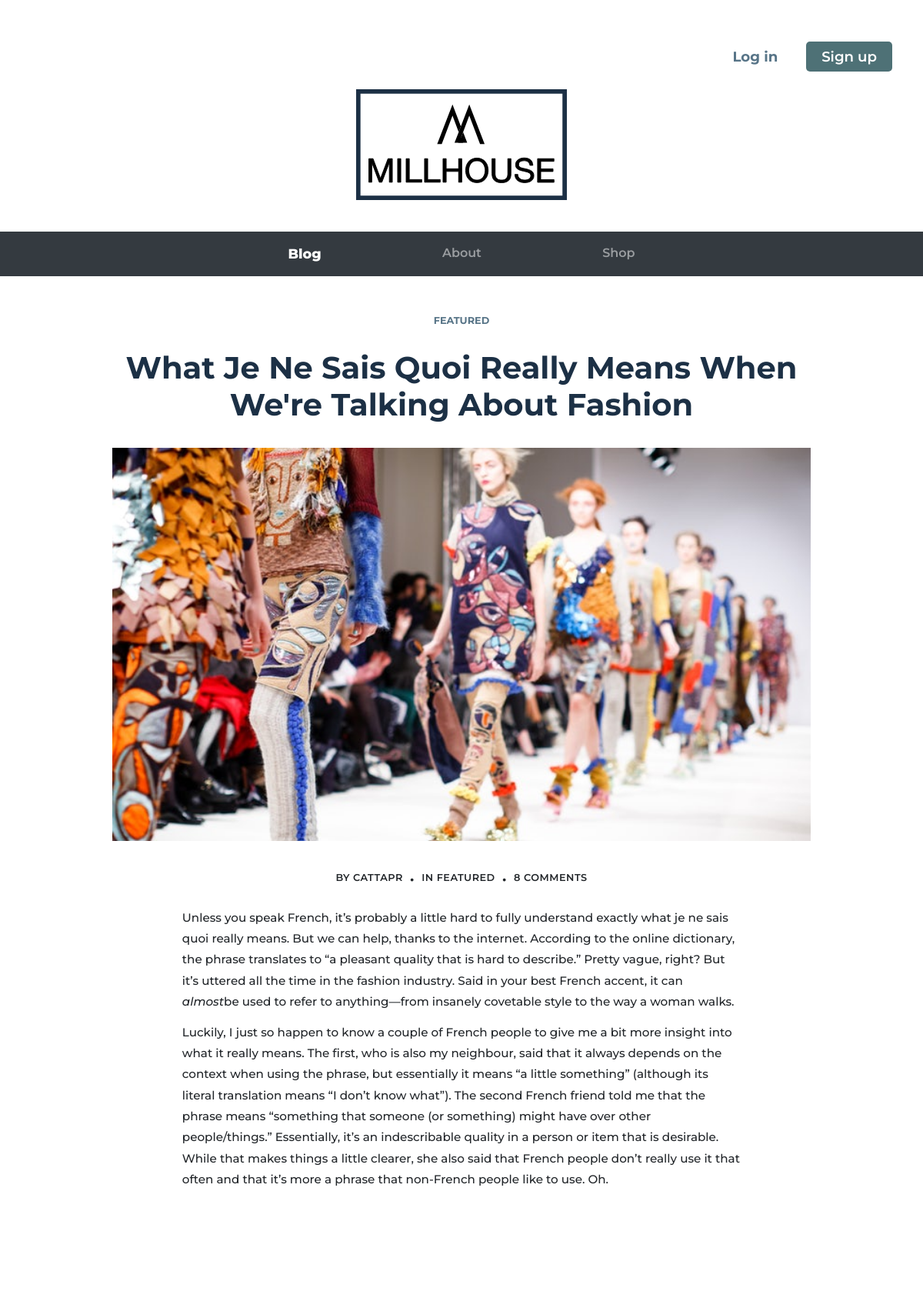
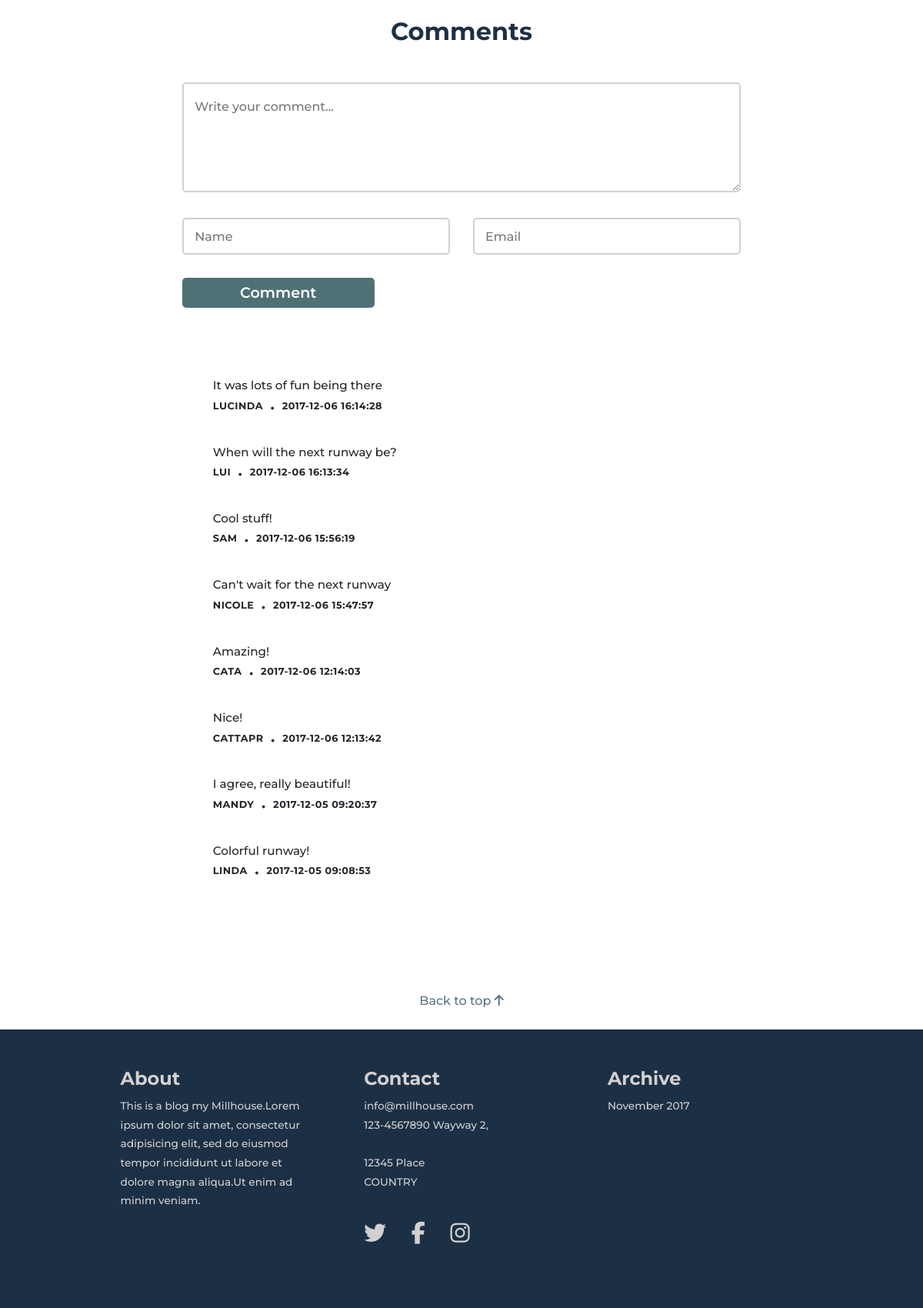
The page /single_post.php?postID=20 (upper part) on the database its author committed (2 pictures, top to bottom).
### tables this page shows
CREATE TABLE `posts` (
  `postID` int(11) NOT NULL,
  `userID` int(11) NOT NULL,
  `title` varchar(200) NOT NULL,
  `post` text NOT NULL,
  `created` datetime NOT NULL,
  `category` varchar(200) NOT NULL,
  `image` varchar(1000) NOT NULL,
  `alt_text` varchar(250) NOT NULL
);

CREATE TABLE `users` (
  `id` int(11) NOT NULL,
  `username` varchar(50) NOT NULL,
  `password` varchar(2000) NOT NULL,
  `email` varchar(200) NOT NULL,
  `profilepic` varchar(200) NOT NULL
);

CREATE TABLE `comments` (
  `commentID` int(11) NOT NULL,
  `postID` int(11) NOT NULL,
  `userID` int(11) NOT NULL,
  `name` varchar(200) NOT NULL,
  `email` varchar(200) NOT NULL,
  `comment` varchar(10000) NOT NULL,
  `created` datetime NOT NULL
);

### logic/single_post_db.php (called while the page is built)
<?php
$statement = $pdo->prepare("SELECT *
	FROM posts
	JOIN users ON posts.userID = users.id
	WHERE posts.postID = :postID
	");
	$statement->execute(array(
		":postID" => $_GET["postID"]
	));
	$single_post = $statement->fetchAll(PDO::FETCH_ASSOC);
	$statementcomments = $pdo->prepare("SELECT COUNT(*) FROM comments where postID = :postID");
       $statementcomments->execute(array(
       ":postID" => $_GET["postID"]
   ));
       $comments_toPosts = $statementcomments->fetch(PDO::FETCH_ASSOC);
    $statement = $pdo->prepare("SELECT * FROM comments
		WHERE postID = :postID
		ORDER BY commentID DESC");
		$statement->execute(array(
			":postID" => $_GET["postID"]
		));
		$comments = $statement->fetchAll(PDO::FETCH_ASSOC);

### single_post.php (the view, shortened to what this page needs)
<?php
require 'partials/database.php';
require 'partials/head.php';
?>
<body id="blog">
	<?php require 'partials/header.php';?>
	<main role="main">
		<div class="wrapper">
			<?php
			require 'logic/single_post_db.php';
			foreach($single_post as $blogpost) { ?>
				<article class="blogpost single">
					<h2 class="category center"><a href="single_category.php?<?= $blogpost['category']?>"><?= $blogpost['category'] ?></a></h2>
					<h1 class="center">
						<?=$blogpost['title']?>
					</h1>
					<figure class="blogpost__image">
						<img src="<?= $blogpost['image'] ?>" alt="Blogpost image.">
					</figure>
					<small class="center">
					By <?=  $blogpost['username'] ?> <i class="fa fa-circle" aria-hidden="true"></i>  in
						<?= $blogpost['category'] ?>  <i class="fa fa-circle" aria-hidden="true"></i>
						<?php foreach($comments_toPosts as $comment) { ?> <?= $comment ?> <?php } ?> comments
					</small>
					<div class="blogpost__bodytext">
						<?= $blogpost['post'] ?>
					</div><br/><br/>
				</article>
			<?php } ?>
			<br/>
				<section class="comments_wrapper_container">
					<h3 class="comments_header">Comments</h3>
					<?php if(!isset($_SESSION["user"])){ ?>
						<form class="input_comment comment_form" action="logic/comment_form.php" method="POST">
							<textarea class="textarea_comment" name="comment" id="comment" placeholder="Write your comment..." rows="6" required></textarea>
							<input class="input_comment" type="hidden" name="userID" value="0"><br/>
							<input class="input_commentName" id ="text" type="text" name="name" placeholder="Name" required>
							<input class="input_commentEmail" id="email"  type="text" name="email" placeholder="Email" required><br/>
							<input class="comment_submit button_large button_turquoise button" type="submit" name="submit" value="Comment">
						</form>
					<?php }	?>
		 <br/><br/><br/>
		<ul>
		 <?php foreach($comments as $comment) {?>
			<li class="comment">
				<p>
					<?= $comment['comment'] ?>
				</p>
				<small class="comment_info"><?=  $comment['name']; ?> <i class="fa fa-circle" aria-hidden="true"></i> <?= $comment['created']; ?> </small>
				<br/>
			</li>
		<?php } ?>
		</ul>
	</section>
</div>
<?php require "partials/footer.php"; ?>

### css/style.css (style rules this page uses)
html { -webkit-font-smoothing:antialiased;-moz-osx-font-smoothing:grayscale }
.wrapper { max-width:980px;margin:0 auto;padding:3% 5% 10% 5% }
body { font-family:"Montserrat","Helvetica Neue","Helvetica",sans-serif;font-weight:500 }
h1,h2,h3,h4,h5,h6 { font-family:"Montserrat","Helvetica Neue","Helvetica",sans-serif;color:#1c3045;font-weight:700 }
h3 { font-size:2rem;margin-bottom:2rem }
p { font-family:"Montserrat","Helvetica Neue","Helvetica",sans-serif;margin-bottom:.8em;font-size:.95em;line-height:180% }
a { color:#577487 }
ul li { list-style:none }
small,h5 { text-transform:uppercase;letter-spacing:.5px;display:block;font-size:.8em;font-weight:600 }
.center { text-align:center }
.button { cursor:pointer;padding:5px 16px;border-radius:5px;border:none;color:#fff;border:none;font-weight:600 }
.button_small,.button_large { border-radius:5px }
.button_large { font-size:1.2em;padding:8px 20px }
.button_grey,.button_turquoise,.button_grey:hover,.button_turquoise:hover { color:#fff }
.button_turquoise { background:#4e7176 }
textarea,input { margin:15px 0px;border-radius:5px;padding:2%;font-weight:500 }
input[type='text'],select,textarea { border:2px solid #d3d0d1;background:#fff }
textarea { width:100% }
input[type='submit'] { border:none }
.blogpost { margin:0 auto 10% }
.blogpost__image { height:0;padding-top:56.25%;overflow:hidden;margin:0 auto 3% }
.blogpost__image img { width:100%;margin-top:-56.25% }
.blogpost.single h1 { margin-bottom:2rem }
.category,.categorymenu ul li { font-size:.8rem;text-transform:uppercase;color:#577487 }
.category { margin-bottom:30px }
.comment,.post { margin-bottom:.8em }
.comment p,.post p { margin-bottom:.2em }
.comments_header { text-align:center }
.comments_wrapper_container { padding:0;width:100%;margin:auto }
.input_commentName,.input_commentEmail { width:48% }
.input_commentEmail { float:right }
.comment_submit { line-height:1;width:70%;max-width:250px;padding:10px 20px }
.fa-circle:before { font-size:0.3em;margin:6px }
.comment_info { font-weight:bold;font-size:0.8em }
@media screen and (min-width: 768px) { .wrapper { padding:3%;padding-bottom:9% } }
@media screen and (min-width: 768px) { .blogpost { margin-top:2em } }
@media screen and (min-width: 768px) { .blogpost .blogpost__bodytext { margin:0 auto;width:80% } }
@media screen and (min-width: 768px) { .comments_wrapper_container { width:80%;max-width:980px } }
@media screen and (min-width: 992px) { .wrapper { padding:1.5% 3% 9% 3% } }
@media screen and (min-width: 992px) { .blogpost small { margin:3em auto 2.2em } }
textarea,input { width:100%;background-color:rgba(0,0,0,0.1);margin:15px 0px;border-radius:5px;padding:3% 2% }
.textarea_comment,.input_commentName,.input_commentEmail { border:2px solid #d3d0d1;font-weight:500 }
.input_comment { line-height:1;background-color:white }
.textarea_comment { background-color:white }
.input_commentName,.input_commentEmail { height:40px;width:48%;background-color:white }

### rows shown on the page
posts: category "FEATURED", title "What Je Ne Sais Quoi Really Means When We're Talking About Fashion", image (picture), userID.username "CATTAPR", comment "8", post "Unless you speak French, it’s probably a little hard to fully understand exactly what je ne sais quoi really means. But we can help, thanks to the internet. According to the online dictionary, the phrase translates to “a pleasant quality that is hard to describe.” Pretty vague, right? But it’s uttered all the time in the fashion industry. Said in your best French accent, it can almost be used to refer to anything—from insanely covetable style to the way a woman walks. Luckily, I just so happen to know a couple of French people to give me a bit more insight into what it really means. The first, who is also my neighbour, said that it always depends on the context when using the phrase, but…"
comments: comment "It was lots of fun being there", name "LUCINDA", created "2017-12-06 16:14:28"
comments: comment "When will the next runway be?", name "LUI", created "2017-12-06 16:13:34"
comments: comment "Cool stuff!", name "SAM", created "2017-12-06 15:56:19"
comments: comment "Can't wait for the next runway", name "NICOLE", created "2017-12-06 15:47:57"
comments: comment "Amazing!", name "CATA", created "2017-12-06 12:14:03"
comments: comment "Nice!", name "CATTAPR", created "2017-12-06 12:13:42"
comments: comment "I agree, really beautiful!", name "MANDY", created "2017-12-05 09:20:37"
comments: comment "Colorful runway!", name "LINDA", created "2017-12-05 09:08:53"

### other values the page prints
$month_year "November 2017"
